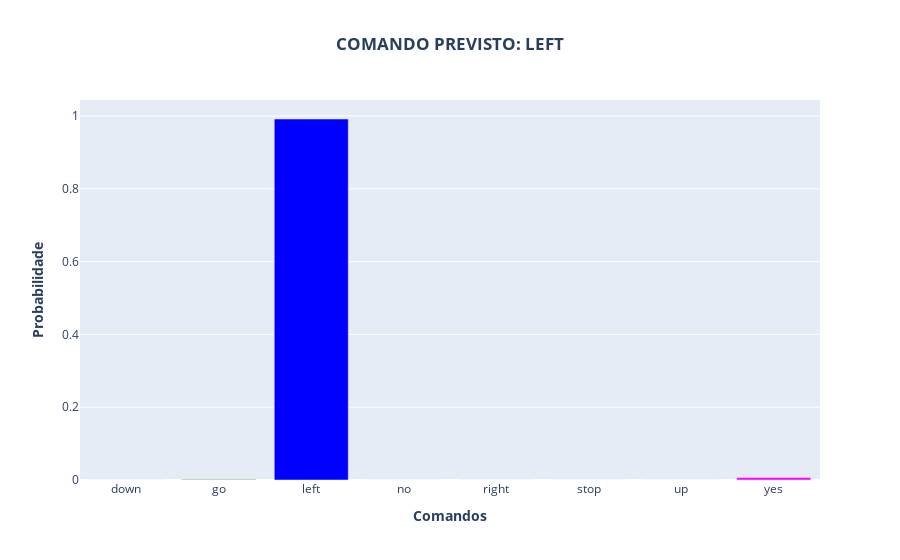

Notebook code for this chart:
### Code cell


### Figure 1 — Plotly figure (JSON) as saved in the notebook; plotly's stock layout.template omitted (floating-point values rounded to 4 significant figures)
{"data": [{"marker": {"color": ["red", "green", "blue", "orange", "purple", "yellow", "cyan", "magenta"]}, "type": "bar", "x": ["down", "go", "left", "no", "right", "stop", "up", "yes"], "y": [1.114e-08, 0.001076, 0.9917, 0.0001545, 2.836e-05, 9.361e-07, 7.469e-09, 0.007006]}], "layout": {"title": {"text": "<B>COMANDO PREVISTO: LEFT", "x": 0.5}, "xaxis": {"title": {"text": "<b>Comandos"}}, "yaxis": {"title": {"text": "<b>Probabilidade"}}}}
